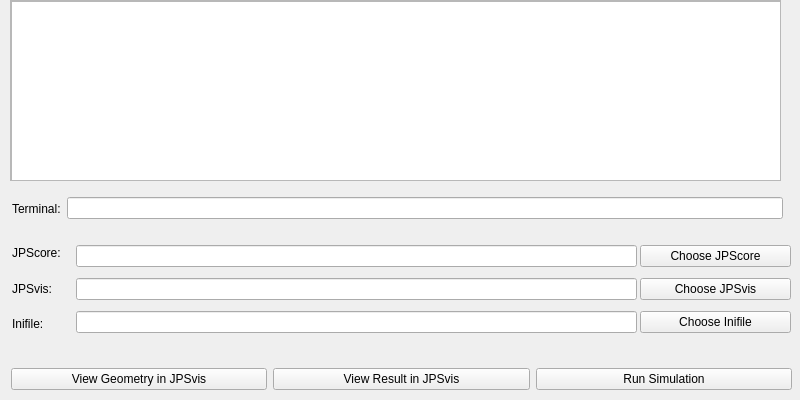
<?xml version="1.0" encoding="UTF-8"?>
<ui version="4.0">
 <class>RunningWidget</class>
 <widget class="QWidget" name="RunningWidget">
  <property name="geometry">
   <rect>
    <x>0</x>
    <y>0</y>
    <width>800</width>
    <height>400</height>
   </rect>
  </property>
  <property name="sizePolicy">
   <sizepolicy hsizetype="Minimum" vsizetype="Minimum">
    <horstretch>0</horstretch>
    <verstretch>0</verstretch>
   </sizepolicy>
  </property>
  <property name="minimumSize">
   <size>
    <width>800</width>
    <height>400</height>
   </size>
  </property>
  <property name="windowTitle">
   <string>Run Simulation</string>
  </property>
  <widget class="QScrollArea" name="scrollArea">
   <property name="geometry">
    <rect>
     <x>10</x>
     <y>0</y>
     <width>771</width>
     <height>181</height>
    </rect>
   </property>
   <property name="widgetResizable">
    <bool>true</bool>
   </property>
   <widget class="QWidget" name="scrollAreaWidgetContents">
    <property name="geometry">
     <rect>
      <x>0</x>
      <y>0</y>
      <width>769</width>
      <height>179</height>
     </rect>
    </property>
    <widget class="QTextEdit" name="InfoWidget">
     <property name="geometry">
      <rect>
       <x>0</x>
       <y>0</y>
       <width>771</width>
       <height>181</height>
      </rect>
     </property>
    </widget>
   </widget>
  </widget>
  <widget class="QWidget" name="">
   <property name="geometry">
    <rect>
     <x>11</x>
     <y>363</y>
     <width>781</width>
     <height>32</height>
    </rect>
   </property>
   <layout class="QHBoxLayout" name="horizontalLayout_5">
    <item>
     <widget class="QPushButton" name="pushButton">
      <property name="text">
       <string>View Geometry in JPSvis</string>
      </property>
     </widget>
    </item>
    <item>
     <widget class="QPushButton" name="pushButton_2">
      <property name="text">
       <string>View Result in JPSvis</string>
      </property>
     </widget>
    </item>
    <item>
     <widget class="QPushButton" name="pushButton_run">
      <property name="text">
       <string>Run Simulation</string>
      </property>
     </widget>
    </item>
   </layout>
  </widget>
  <widget class="QWidget" name="">
   <property name="geometry">
    <rect>
     <x>640</x>
     <y>240</y>
     <width>151</width>
     <height>100</height>
    </rect>
   </property>
   <layout class="QVBoxLayout" name="verticalLayout">
    <item>
     <widget class="QPushButton" name="pushButton_chooseJPScore">
      <property name="text">
       <string>Choose JPScore</string>
      </property>
     </widget>
    </item>
    <item>
     <widget class="QPushButton" name="pushButton_chooseJPSvis">
      <property name="text">
       <string>Choose JPSvis</string>
      </property>
     </widget>
    </item>
    <item>
     <widget class="QPushButton" name="pushButton_chooseInifle">
      <property name="text">
       <string>Choose Inifile</string>
      </property>
     </widget>
    </item>
   </layout>
  </widget>
  <widget class="QWidget" name="">
   <property name="geometry">
    <rect>
     <x>12</x>
     <y>197</y>
     <width>771</width>
     <height>23</height>
    </rect>
   </property>
   <layout class="QHBoxLayout" name="horizontalLayout">
    <item>
     <widget class="QLabel" name="label">
      <property name="text">
       <string>Terminal:</string>
      </property>
     </widget>
    </item>
    <item>
     <widget class="QLineEdit" name="lineEdit_cmd"/>
    </item>
   </layout>
  </widget>
  <widget class="QWidget" name="">
   <property name="geometry">
    <rect>
     <x>76</x>
     <y>240</y>
     <width>561</width>
     <height>101</height>
    </rect>
   </property>
   <layout class="QVBoxLayout" name="verticalLayout_2">
    <item>
     <widget class="QLineEdit" name="lineEdit_JPScore"/>
    </item>
    <item>
     <widget class="QLineEdit" name="lineEdit_JPSvis"/>
    </item>
    <item>
     <widget class="QLineEdit" name="lineEdit_inifile"/>
    </item>
   </layout>
  </widget>
  <widget class="QWidget" name="">
   <property name="geometry">
    <rect>
     <x>12</x>
     <y>238</y>
     <width>56</width>
     <height>101</height>
    </rect>
   </property>
   <layout class="QVBoxLayout" name="verticalLayout_3">
    <item>
     <widget class="QLabel" name="label_2">
      <property name="text">
       <string>JPScore:</string>
      </property>
     </widget>
    </item>
    <item>
     <widget class="QLabel" name="label_4">
      <property name="text">
       <string>JPSvis:</string>
      </property>
     </widget>
    </item>
    <item>
     <widget class="QLabel" name="label_3">
      <property name="text">
       <string>Inifile:</string>
      </property>
     </widget>
    </item>
   </layout>
  </widget>
 </widget>
 <resources/>
 <connections/>
</ui>
